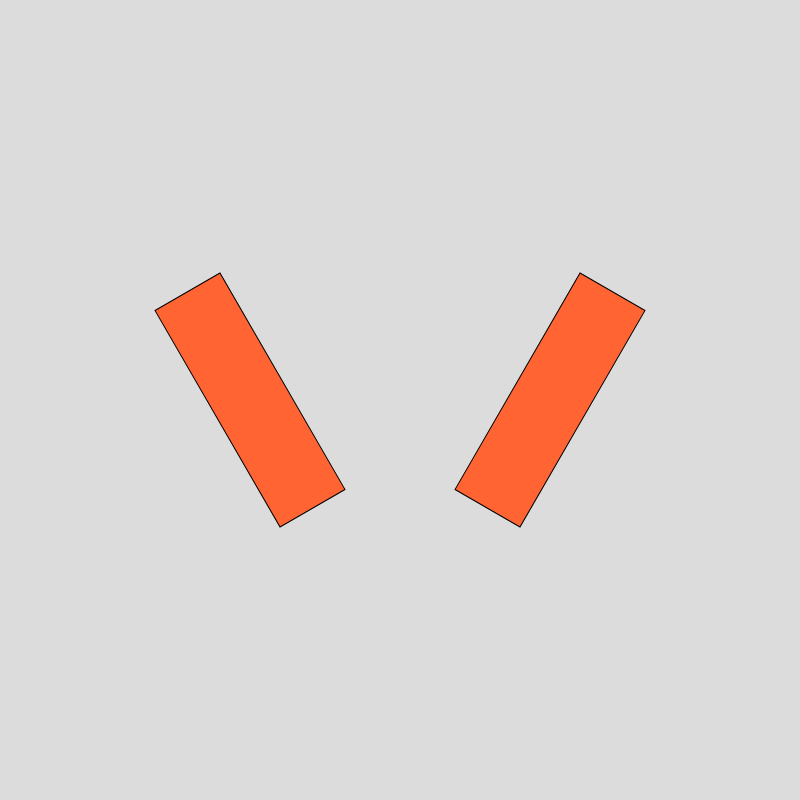
Frame 1 (no input)
Frame 60 (no input): identical to frame 1, image omitted
Frame 120 (the mouse pressed at the canvas centre since frame 60): identical to frame 1, image omitted

The p5.js sketch that drew this single still picture (run headless with seeded random() and noise() and a simulated clock; from frame 60 on, the mouse is pressed at the canvas centre):

// p5.js sketch
// ── sketch.js
// function setup () {
//     createCanvas(800,800);
//     angleMode(DEGREES);
//     rectMode(CENTER);
// }

// function draw() {
//     background(220);

//     push(0);
//     translate(350, 400);
//     rotate(60);
//     fill(255, 100, 50);
//     rect(0, 0, 250, 75);
//     pop(0);

//     stroke(255);
//     rotate(60);
//     line(175, 400, 250, 50);


// }

function setup() {
    createCanvas(800, 800);
    angleMode(DEGREES);
    rectMode(CENTER);
  }
  
  function draw() {
    background(220);
  
    // First rectangle (left part of the W)
    push();
    translate(250, 400);
    rotate(-30);
    fill(255, 100, 50);
    rect(0, 0, 75, 250);
    pop();
  
    // Second rectangle (right part of the W)
    push();
    translate(550, 400);
    rotate(30);
    fill(255, 100, 50);
    rect(0, 0, 75, 250);
    pop();
  
   
  }
  
